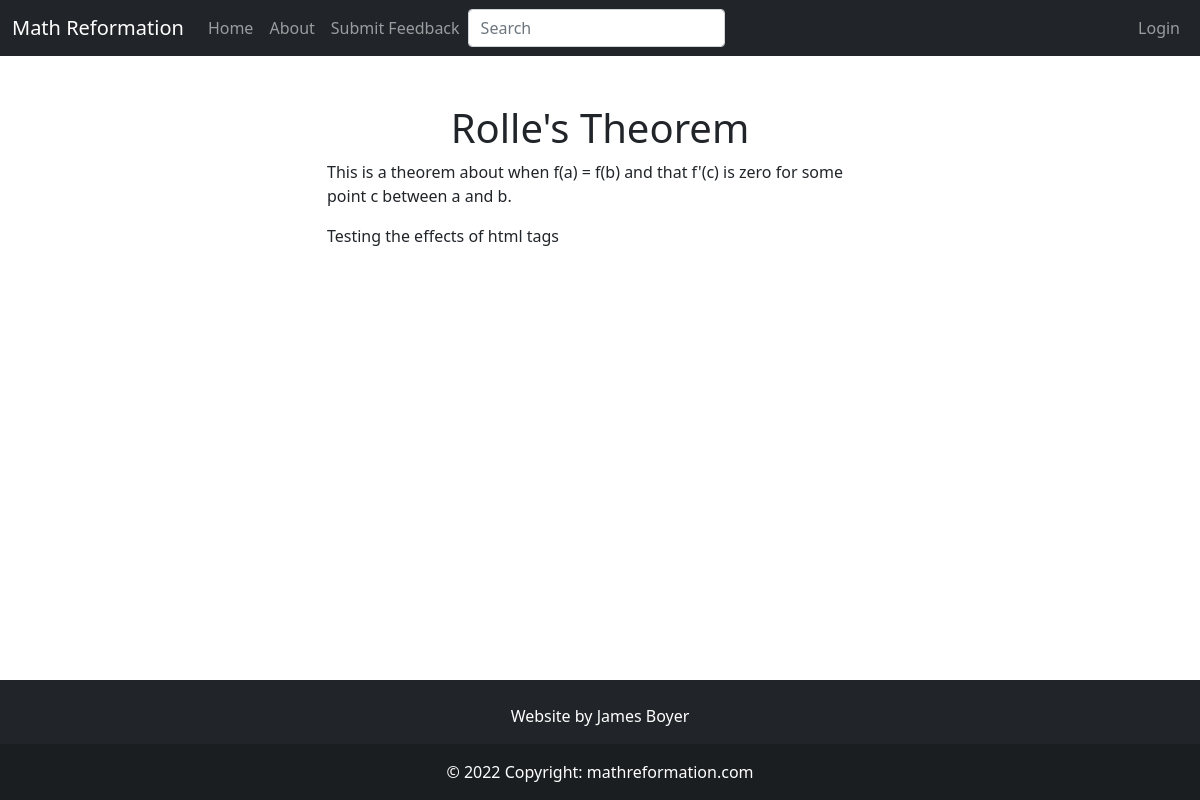
/article/rolles_theorem, run on the app's committed database.
### app/models.py (models this page shows, shortened)
class SearchableMixin(object):
    @classmethod
    def search(cls, expression, page, per_page):
        ids, scores, total = query_index(cls.__tablename__, expression, page, per_page)
        if total == 0:
            return cls.query.filter_by(id=0), [], 0
        when = []
        for i in range(len(ids)):
            when.append((ids[i], i))
        return cls.query.filter(cls.id.in_(ids)).order_by( db.case(when, value=cls.id)), scores, total

class Article(SearchableMixin, db.Model):
    __searchable__ = ["body_main", "name"]
    id = db.Column(db.Integer, primary_key=True)
    name = db.Column(db.String(64), index=True, unique=True)
    path = db.Column(db.String(50), unique=True)
    date_added = db.Column(db.DateTime, nullable=False,
        default=datetime.utcnow)
    categories = db.relationship('Category', secondary = article_categories_table,
                                 backref=db.backref('articles', lazy=True), lazy=True)
    body_main = db.Column(db.String(), index=True)
    body_draft = db.Column(db.String(), index=True)
    is_visible = db.Column(db.Boolean())
    header = db.Column(db.String(), index=True)
    user_id = db.Column(db.Integer, db.ForeignKey('user.id'))

### app/main/routes.py (the view)
@bp.route("/article/<path>")
def article_page(path):
    article = db.first_or_404(Article.query.filter_by(path=path))
    return render_template('main/article.html', article=article)

### app/main/forms.py
class SearchForm(FlaskForm):
    q = StringField("Search", validators=[DataRequired()])
    def __init__(self, *args, **kwargs):
        if 'formdata' not in kwargs:
            kwargs['formdata'] = request.args
        if 'csrf_enabled' not in kwargs:
            kwargs['csrf_enabled'] = False
        super(SearchForm, self).__init__(*args, **kwargs)

### MathReformationWebsite.py (called while the page is built)
@app.context_processor
def add_imports():
    return dict(admin_permission=admin_permission)

### app/main/routes.py (called while the page is built)
@bp.before_app_request
def before_request():
    g.search_form = SearchForm(meta={'csrf': False})

@bp.context_processor
def add_imports():
    return dict(admin_permission=admin_permission)

### app/templates/main/article.html (shortened to what this page needs)
{% extends "base.html" %}
{% block content %}
<h1 class="text-center">{{ article.name }}</h1>
{{ article.body_main | safe }}
{% endblock %}

### data on the page
Article: name "Rolle's Theorem", body_main "This is a theorem about when f(a) = f(b) and that f'(c) is zero for some point c between a and b. Testing the effects of html tags"
